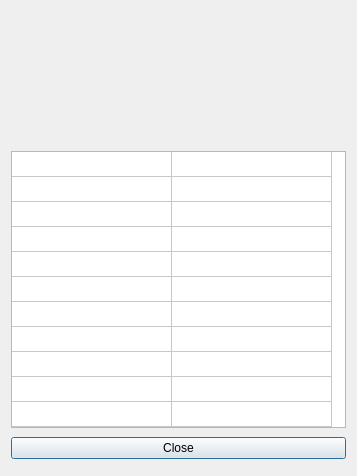
<?xml version="1.0" encoding="UTF-8"?>
<ui version="4.0">
 <class>Dialog</class>
 <widget class="QDialog" name="Dialog">
  <property name="geometry">
   <rect>
    <x>0</x>
    <y>0</y>
    <width>357</width>
    <height>476</height>
   </rect>
  </property>
  <property name="windowTitle">
   <string>Dialog</string>
  </property>
  <property name="autoFillBackground">
   <bool>false</bool>
  </property>
  <property name="sizeGripEnabled">
   <bool>false</bool>
  </property>
  <layout class="QVBoxLayout" name="verticalLayout">
   <item>
    <widget class="QLabel" name="label">
     <property name="minimumSize">
      <size>
       <width>128</width>
       <height>128</height>
      </size>
     </property>
     <property name="maximumSize">
      <size>
       <width>128</width>
       <height>128</height>
      </size>
     </property>
     <property name="text">
      <string/>
     </property>
    </widget>
   </item>
   <item>
    <widget class="QTableWidget" name="tableWidget">
     <property name="minimumSize">
      <size>
       <width>300</width>
       <height>277</height>
      </size>
     </property>
     <property name="maximumSize">
      <size>
       <width>16777215</width>
       <height>277</height>
      </size>
     </property>
     <property name="autoFillBackground">
      <bool>false</bool>
     </property>
     <property name="verticalScrollBarPolicy">
      <enum>Qt::ScrollBarAlwaysOff</enum>
     </property>
     <property name="horizontalScrollBarPolicy">
      <enum>Qt::ScrollBarAlwaysOff</enum>
     </property>
     <property name="selectionMode">
      <enum>QAbstractItemView::NoSelection</enum>
     </property>
     <property name="gridStyle">
      <enum>Qt::SolidLine</enum>
     </property>
     <property name="rowCount">
      <number>11</number>
     </property>
     <property name="columnCount">
      <number>2</number>
     </property>
     <attribute name="horizontalHeaderVisible">
      <bool>false</bool>
     </attribute>
     <attribute name="horizontalHeaderDefaultSectionSize">
      <number>160</number>
     </attribute>
     <attribute name="horizontalHeaderMinimumSectionSize">
      <number>67</number>
     </attribute>
     <attribute name="verticalHeaderVisible">
      <bool>false</bool>
     </attribute>
     <attribute name="verticalHeaderDefaultSectionSize">
      <number>25</number>
     </attribute>
     <attribute name="verticalHeaderHighlightSections">
      <bool>true</bool>
     </attribute>
     <attribute name="verticalHeaderMinimumSectionSize">
      <number>13</number>
     </attribute>
     <row/>
     <row/>
     <row/>
     <row/>
     <row/>
     <row/>
     <row/>
     <row/>
     <row/>
     <row/>
     <row/>
     <column/>
     <column/>
    </widget>
   </item>
   <item>
    <widget class="QPushButton" name="closeButton">
     <property name="text">
      <string>Close</string>
     </property>
    </widget>
   </item>
  </layout>
 </widget>
 <resources/>
 <connections/>
</ui>
